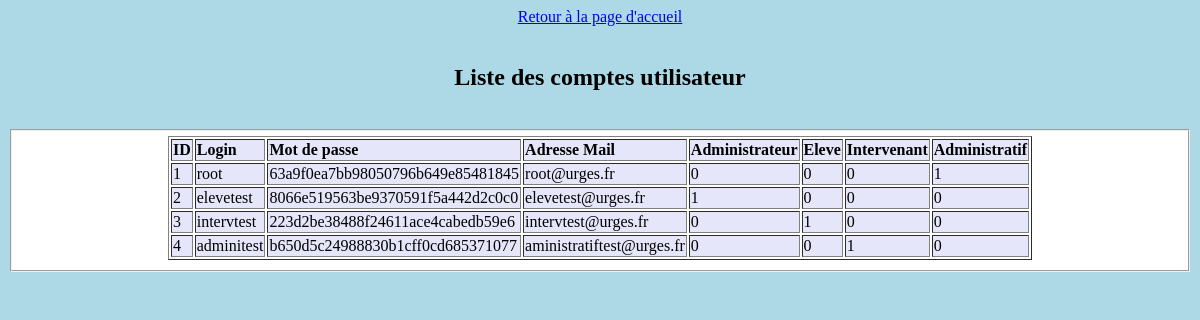
Page /admin/Comptes.php on the earlier database version.
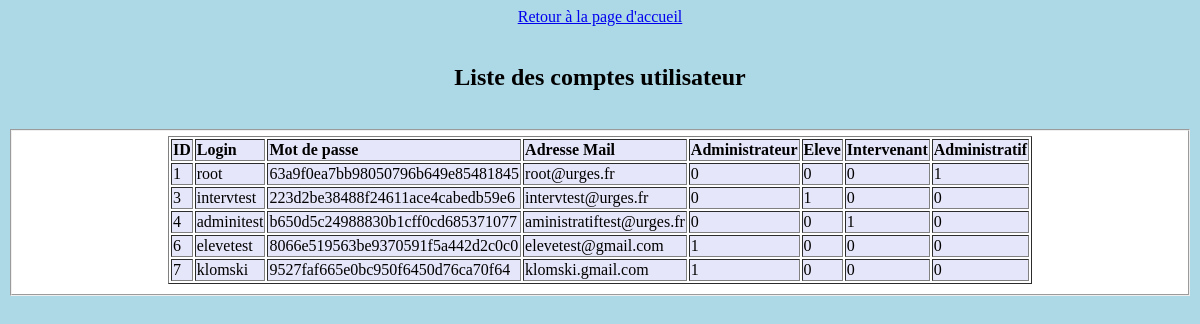
Same page on the later database version.
### tables this page shows
CREATE TABLE `user` (
  `id_user` int(11) NOT NULL,
  `login` varchar(60) NOT NULL,
  `pass` varchar(60) NOT NULL,
  `mail` varchar(80) NOT NULL,
  `d1` int(11) NOT NULL,
  `d2` int(11) NOT NULL,
  `d3` int(11) NOT NULL,
  `d4` int(11) NOT NULL
);

### admin/Comptes.php (the view, shortened to what this page needs)
<!DOCTYPE html>
<html>
<head>
		<link rel="stylesheet" type="text/css" href="css/css.css">
	<?php include('functions/bdd.php'); ?>
</head>
<body>
<a href="index.php"><center>Retour à la page d'accueil</center></a><br>
<center><h2>Liste des comptes utilisateur</h2></center><br>
<?php
	$req = "SELECT * FROM `user`";
	$ex=$link->prepare($req);
	$ex->execute();
	echo "<fieldset>";
	echo "<center><table border=1>";
			echo "<tr>";
				echo "<td><strong>ID</strong></td>";
				echo "<td><strong>Login</strong></td>";
				echo "<td><strong>Mot de passe</strong></td>";
				echo "<td><strong>Adresse Mail</strong></td>";
				echo "<td><strong>Administrateur</strong></td>";
				echo "<td><strong>Eleve</strong></td>";
				echo "<td><strong>Intervenant</strong></td>";
				echo "<td><strong>Administratif</strong></td>";
			echo "</tr>";
		while ($row=$ex->fetch())
		{
			echo "<tr>";
				echo "<td>".$row['id_user']."</td>";
				echo "<td>".$row['login']."</td>";
				echo "<td>".$row['pass']."</td>";
				echo "<td>".$row['mail']."</td>";
				echo "<td>".$row['d1']."</td>";
				echo "<td>".$row['d2']."</td>";
				echo "<td>".$row['d3']."</td>";
				echo "<td>".$row['d4']."</td>";
			echo "</tr>";
		}
	echo "</table></center>";
	echo "</fieldset>";
?>
</body>
</html>

Differences in the rows shown:
removed user: id_user "2", login "elevetest", pass "8066e519563be9370591f5a442d2c0c0", mail "elevetest@urges.fr", d1 "1", d2 "0", d3 "0", d4 "0"
added user: id_user "6", login "elevetest", pass "8066e519563be9370591f5a442d2c0c0", mail "elevetest@gmail.com", d1 "1", d2 "0", d3 "0", d4 "0"
added user: id_user "7", login "klomski", pass "9527faf665e0bc950f6450d76ca70f64", mail "klomski.gmail.com", d1 "1", d2 "0", d3 "0", d4 "0"
